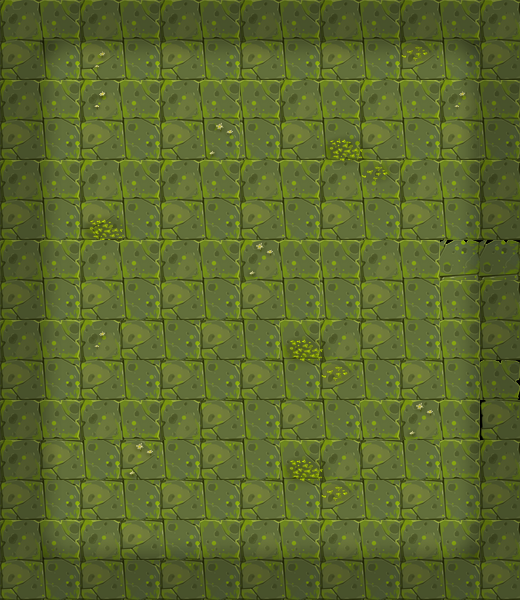

The image is a tile-based game level rendered from a .tmx file. Its description and source (layers, tilesets, objects; grid data summarised) follow:
An orthogonal 13x15 tile map with 40x40 px tiles, 3 tile layers (块层 3, 块层 1, 块层 2).

<map version="1.0" orientation="orthogonal" width="13" height="15" tilewidth="40" tileheight="40">
 <tileset firstgid="1" name="clmap_skin" tilewidth="40" tileheight="40">
  <image source="clmap_skin.png" width="400" height="440" />
 </tileset>
 <layer name="块层 3" width="13" height="15">
  <data>[195 cells, 117 non-empty, 5 distinct tile ids]</data>
 </layer>
 <layer name="块层 1" width="13" height="15">
  <data>[195 cells, 123 non-empty, 12 distinct tile ids]</data>
 </layer>
 <layer name="块层 2" width="13" height="15">
  <data>[195 cells, 109 non-empty, 15 distinct tile ids]</data>
 </layer>
</map>
